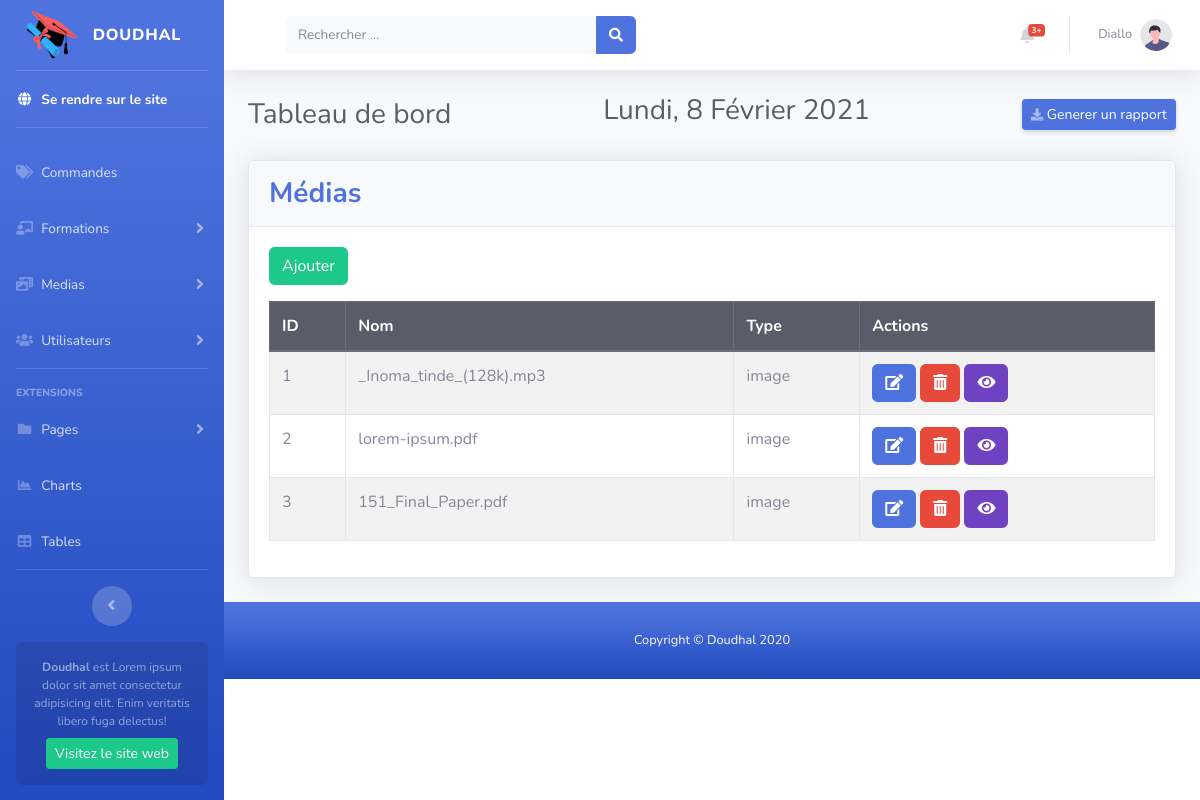
/admin.php?p=medias.index (signed in), run on the app's committed database.
### tables this page shows
CREATE TABLE `medias` (
  `id` int(11) NOT NULL,
  `name` varchar(100) DEFAULT NULL,
  `type` varchar(100) DEFAULT NULL,
  `location` varchar(255) DEFAULT NULL
);

### app/Autoloader.php (called while the page is built, shortened)
<?php
class Autoloader {
    static function autoload($class){
        if(strpos($class, __NAMESPACE__.'\\') === 0){
            $class = str_replace(__NAMESPACE__.'\\', '', $class);
            $class = str_replace('\\', '/', $class);
        }
    }
}
?>

### app/App.php (called while the page is built, shortened)
<?php
class App{
    private static $database;
    public static function getDatabase(){
        if(self::$database === null){
            self::$database = new Database(self::DB_NAME, self::DB_USER, self::DB_PASSWORD, self::DB_HOST);
        }
        return self::$database;
    }
}

### app/Database.php (called while the page is built, shortened)
<?php
class Database{
    private $db_host;
    private $db_name;
    private $db_user;
    private $db_password;
    private $pdo;
    public function __construct($db_name, $db_user='admin', $db_password='admin',  $db_host='localhost'){
        $this->db_host = $db_host;
        $this->db_name = $db_name;
        $this->db_user = $db_user;
        $this->db_password = $db_password;
    }
    private function getPDO(){
        if($this->pdo === null){
            $pdo = new PDO("mysql:hostname={$this->db_host};dbname={$this->db_name}", $this->db_user, $this->db_password);
            $pdo->setAttribute(PDO::ATTR_ERRMODE, PDO::ERRMODE_EXCEPTION);
            $this->pdo = $pdo;
        }
        return $this->pdo;
    }
    public function query($statement, $class_name=null, $one='false'){
        $requete = $this->getPDO()->query($statement);
        if($class_name === null){
            $requete->setFetchMode(PDO::FETCH_OBJ);
        }else {
            $requete->setFetchMode(PDO::FETCH_CLASS, $class_name);
        }
        if($one){
            $data = $requete->fetch();
        }else{
            $data = $requete->fetchAll();
        }
        return $data;
    }
}

### app/Table/Table.php (called while the page is built, shortened)
<?php
class Table {
    public static function query($statement, $attributes=null, $one=false){
        if($attributes){
            return App::getDatabase()->prepare($statement, $attributes, get_called_class(), $one);
        }else{
            return App::getDatabase()->query($statement, get_called_class(), $one);
        }
    }
}

### app/Table/Media.php (called while the page is built, shortened)
<?php
class Media extends Table{
    protected static $table = 'medias';
    public static function getAll(){
        return self::query(
            "SELECT *
            FROM ".self::$table."");
    }
}

### pages/admin/medias/index.php (the view, shortened to what this page needs)
<?php
$medias = Media::getAll();
?>
<div class="card shadow mb-4">
    <div class="card-header py-3">
        <h3 class="m-0 font-weight-bold text-primary">Médias</h3>
    </div>
    <div class="card-body">
        <div class="table-responsive">
            <p><a href="?p=medias.add" class="btn btn-success">Ajouter</a></p>
            <table class="table table-bordered table-striped" id="dataTable">
                <thead class="thead-dark">
                    <th>ID</th>
                    <th>Nom</th>
                    <th>Type</th>
                    <th>Actions</th>
                </thead>
                <tbody>
                    <?php foreach($medias as $media): ?>
                    <tr>
                        <td><?= $media->id ?></td>
                        <td><?= $media->location ?></td>
                        <td><?= $media->type ?></td>
                        <td >
                            <a href="?p=medias.edit&id=<?= $media->id ?>" class="btn btn-primary"><i class="fas fa-edit"></i></a>
                            <form action="?p=medias.delete" method="POST" class="d-inline">
                                <button type="submit" class="btn btn-danger"><i class="fas fa-trash-alt"></i></button>
                            </form>
                            <a href="medias/<?= $media->location ?>" target="_blank" class="btn btn-purple"><i class="fas fa-eye"></i></a>
                        </td>
                    </tr>
                    <?php endforeach; ?>
                </tbody>
            </table>
        </div>
    </div>
</div>

### data on the page
medias: id "1", location "_Inoma_tinde_(128k).mp3", type "image"
medias: id "2", location "lorem-ipsum.pdf", type "image"
medias: id "3", location "151_Final_Paper.pdf", type "image"

### other printed values
$_SESSION['user_name'] "Diallo"
